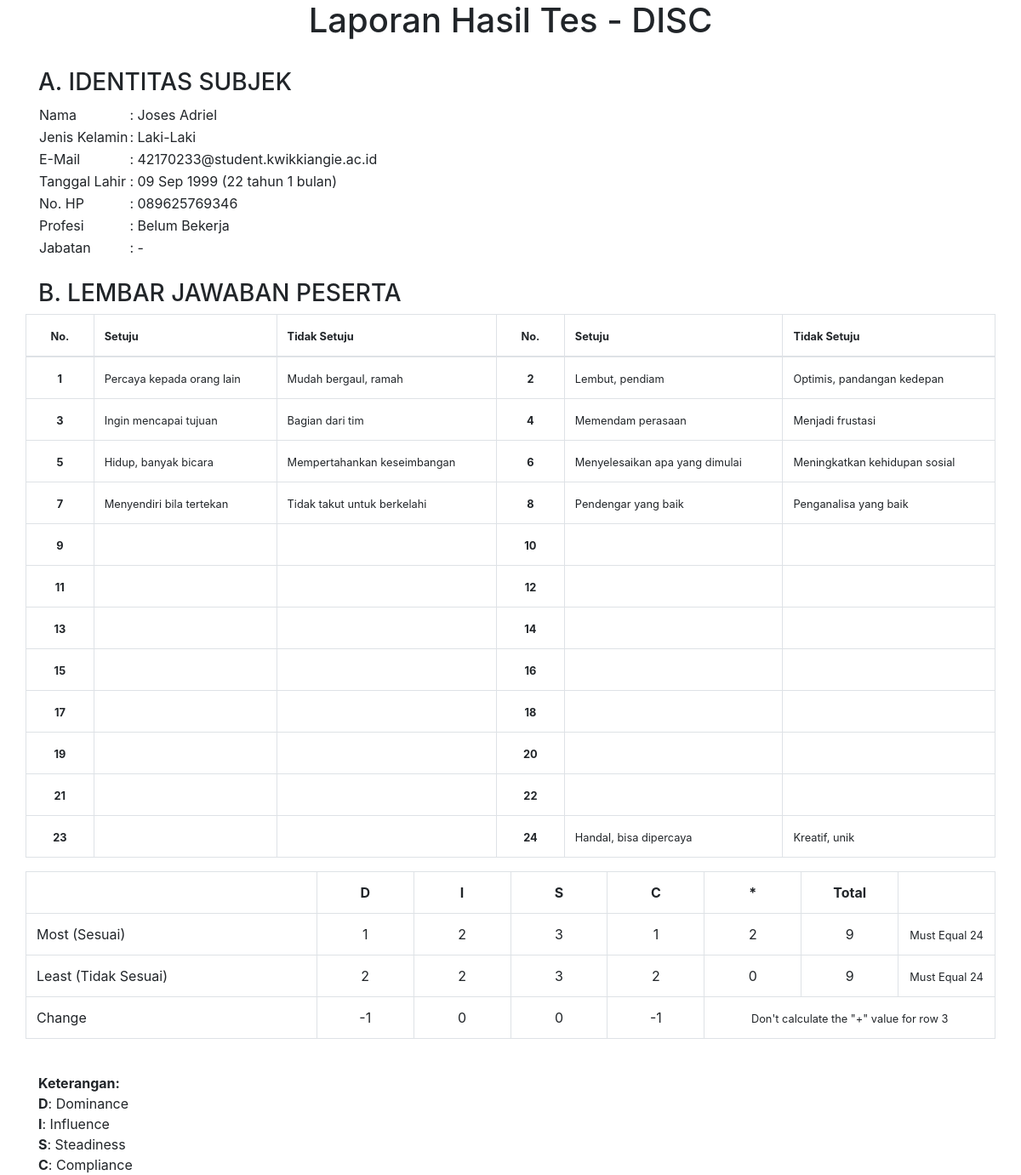
Page /admin/laporan-disc.php?id=1 on the committed database.
### tables this page shows
CREATE TABLE `tbl_user` (
  `id_user` int(11) NOT NULL,
  `nama` varchar(25) NOT NULL,
  `email` varchar(40) NOT NULL,
  `noHp` varchar(14) NOT NULL,
  `password` varchar(35) NOT NULL,
  `acara` int(11) NOT NULL,
  `keperluan` enum('Individu','Perusahaan') NOT NULL,
  `perusahaan` varchar(75) NOT NULL,
  `gender` enum('Laki-Laki','Perempuan') NOT NULL,
  `profesi` enum('Entrepreneur','Karyawan','Guru','Belum Bekerja') NOT NULL,
  `jabatan` varchar(15) NOT NULL DEFAULT '-',
  `pendidikan_terakhir` enum('SD','SMP','SMA','S1','S2','S3') NOT NULL,
  `tgl_lahir` date NOT NULL,
  `tgl_daftar` datetime NOT NULL DEFAULT current_timestamp(),
  `status` enum('Belum Aktif','Aktif') NOT NULL DEFAULT 'Belum Aktif'
);

CREATE TABLE `soal_disc` (
  `id_soal` int(11) NOT NULL,
  `pernyataan_1` text NOT NULL,
  `pernyataan_2` text NOT NULL,
  `pernyataan_3` text NOT NULL,
  `pernyataan_4` text NOT NULL,
  `s_1` enum('S','I','D','C','#') NOT NULL,
  `s_2` enum('S','I','D','C','#') NOT NULL,
  `s_3` enum('S','I','D','C','#') NOT NULL,
  `s_4` enum('S','I','D','C','#') NOT NULL,
  `ts_1` enum('S','I','D','C','#') NOT NULL,
  `ts_2` enum('S','I','D','C','#') NOT NULL,
  `ts_3` enum('S','I','D','C','#') NOT NULL,
  `ts_4` enum('S','I','D','C','#') NOT NULL
);

### admin/laporan-disc.php (the view, shortened to what this page needs)
<?php
include("../koneksi.php");
?>
<!DOCTYPE html>
<html lang="en">
<head>
    <link rel="stylesheet" href="https://maxcdn.bootstrapcdn.com/bootstrap/4.0.0/css/bootstrap.min.css">
</head>
<body>
    <div class="container">
        <?php
        if (isset($_GET['id'])) {
            $getUser = mysqli_query($db, "SELECT * FROM `tbl_user` WHERE id_user = '$_GET[id]'");
            if (mysqli_num_rows($getUser) > 0) {
                $user = mysqli_fetch_array($getUser);
                $bday = new DateTime($user['tgl_lahir']);
                $today = new Datetime(date('Y-m-d'));
                $diff = $today->diff($bday);
                $getSoal = mysqli_query($db, "SELECT * FROM `soal_disc`");
                $result = array();
                $i = 1;
                while ($soal = mysqli_fetch_array($getSoal)) {
                    $result[$i] = array(
                        'id_soal' => $soal['id_soal'],
                        'pernyataan1' => $soal['pernyataan_1'],
                        'pernyataan2' => $soal['pernyataan_2'],
                        'pernyataan3' => $soal['pernyataan_3'],
                        'pernyataan4' => $soal['pernyataan_4'],
                        'setuju' => null,
                        'tidak_setuju' => null
                    );
                    $i++;
                }
                $getJawaban = mysqli_query($db, "SELECT * FROM `jawaban_disc` WHERE `id_user` = '$_GET[id]'");
                if (mysqli_num_rows($getJawaban) > 0) {
                    while ($jawaban = mysqli_fetch_array($getJawaban)) {
                        for ($i = 1; $i <= count($result); $i++) {
                            if ($result[$i]['id_soal'] == $jawaban['id_soal']) {
                                $result[$i]['setuju'] = $jawaban['setuju'];
                                $result[$i]['tidak_setuju'] = $jawaban['tidak_setuju'];
                            }
                        }
                    }
                }
        ?>
                <center>
                    <h1>Laporan Hasil Tes - DISC</h1>
                </center>
                <br />
                <h3>A. IDENTITAS SUBJEK</h3>
                <table border="0">
                    <tr>
                        <td>Nama</td>
                        <td>: <?= $user['nama'] ?></td>
                    </tr>
                    <tr>
                        <td>Jenis Kelamin</td>
                        <td>: <?= $user['gender'] ?></td>
                    </tr>
                    <tr>
                        <td>E-Mail</td>
                        <td>: <?= $user['email'] ?></td>
                    </tr>
                    <tr>
                        <td>Tanggal Lahir</td>
                        <td>: <?= date("d M Y", strtotime($user['tgl_lahir'])) . " (" . $diff->y . " tahun " . $diff->m . " bulan" . ")" ?></td>
                    </tr>
                    <tr>
                        <td>No. HP</td>
                        <td>: <?= $user['noHp'] ?></td>
                    </tr>
                    <tr>
                        <td>Profesi</td>
                        <td>: <?= $user['profesi'] ?></td>
                    </tr>
                    <tr>
                        <td>Jabatan</td>
                        <td>: <?= $user['jabatan'] ?></td>
                    </tr>
                </table><br />
                <h3>B. LEMBAR JAWABAN PESERTA</h3>
                <div class="row">
                    <table class="table table-bordered">
                        <thead>
                            <td width="7%" class="text-center"><small><b>No.</b></small></td>
                            <td><small><b>Setuju</b></small></td>
                            <td><small><b>Tidak Setuju</b></small></td>
                            <td width="7%" class="text-center"><small><b>No.</b></small></td>
                            <td><small><b>Setuju</b></small></td>
                            <td><small><b>Tidak Setuju</b></small></td>
                        </thead>
                        <?php
                        $nomorAwal = 1;
                        for ($i = 1; $i <= 12; $i++) {
                            echo "<tr>";
                            for ($j = 0; $j < 2; $j++) {
                        ?>
                                <td class="text-center"><small><b><?= $result[$nomorAwal + $j]['id_soal'] ?></b></small></td>
                                <td><small><?= $result[$nomorAwal + $j]['setuju'] ?></small></td>
                                <td><small><?= $result[$nomorAwal + $j]['tidak_setuju'] ?></small></td>
                        <?php
                            }
                            $nomorAwal += 2;
                            echo "<tr>";
                        }
                        ?>
                    </table>
                </div>
                <div class="row">
                    <?php
                    $getData = mysqli_query($db, "SELECT * FROM `jawaban_disc` INNER JOIN `soal_disc` ON jawaban_disc.id_soal = soal_disc.id_soal WHERE jawaban_disc.id_user = '$_GET[id]'");
                    $sS = 0;
                    $sD = 0;
                    $sI = 0;
                    $sC = 0;
                    $sSimbol = 0;
                    $tsS = 0;
                    $tsD = 0;
                    $tsI = 0;
                    $tsC = 0;
                    $tsSimbol = 0;
                    if (mysqli_num_rows($getData) > 0) {
                        while ($data = mysqli_fetch_array($getData)) {
                            if ($data['setuju'] == $data['pernyataan_1']) {
                                if ($data['s_1'] == 'S') $sS++;
                                else if ($data['s_1'] == 'D') $sD++;
                                else if ($data['s_1'] == 'I') $sI++;
                                else if ($data['s_1'] == 'C') $sC++;
                                else if ($data['s_1'] == '#') $sSimbol++;
                            } else if ($data['setuju'] == $data['pernyataan_2']) {
                                if ($data['s_2'] == 'S') $sS++;
                                else if ($data['s_2'] == 'D') $sD++;
                                else if ($data['s_2'] == 'I') $sI++;
                                else if ($data['s_2'] == 'C') $sC++;
                                else if ($data['s_2'] == '#') $sSimbol++;
                            } else if ($data['setuju'] == $data['pernyataan_3']) {
                                if ($data['s_3'] == 'S') $sS++;
                                else if ($data['s_3'] == 'D') $sD++;
                                else if ($data['s_3'] == 'I') $sI++;
                                else if ($data['s_3'] == 'C') $sC++;
                                else if ($data['s_3'] == '#') $sSimbol++;
                            } else if ($data['setuju'] == $data['pernyataan_4']) {
                                if ($data['s_4'] == 'S') $sS++;
                                else if ($data['s_4'] == 'D') $sD++;
                                else if ($data['s_4'] == 'I') $sI++;
                                else if ($data['s_4'] == 'C') $sC++;
                                else if ($data['s_4'] == '#') $sSimbol++;
                            }
                            if ($data['tidak_setuju'] == $data['pernyataan_1']) {
                                if ($data['ts_1'] == 'S') $tsS++;
                                else if ($data['ts_1'] == 'D') $tsD++;
                                else if ($data['ts_1'] == 'I') $tsI++;
                                else if ($data['ts_1'] == 'C') $tsC++;
                                else if ($data['ts_1'] == '#') $tsSimbol++;
                            } else if ($data['tidak_setuju'] == $data['pernyataan_2']) {
                                if ($data['ts_2'] == 'S') $tsS++;
                                else if ($data['ts_2'] == 'D') $tsD++;
                                else if ($data['ts_2'] == 'I') $tsI++;
                                else if ($data['ts_2'] == 'C') $tsC++;
                                else if ($data['ts_2'] == '#') $tsSimbol++;
                            } else if ($data['tidak_setuju'] == $data['pernyataan_3']) {
                                if ($data['ts_3'] == 'S') $tsS++;
                                else if ($data['ts_3'] == 'D') $tsD++;
                                else if ($data['ts_3'] == 'I') $tsI++;
                                else if ($data['ts_3'] == 'C') $tsC++;
                                else if ($data['ts_3'] == '#') $tsSimbol++;
                            } else if ($data['tidak_setuju'] == $data['pernyataan_4']) {
                                if ($data['ts_4'] == 'S') $tsS++;
                                else if ($data['ts_4'] == 'D') $tsD++;
                                else if ($data['ts_4'] == 'I') $tsI++;
                                else if ($data['ts_4'] == 'C') $tsC++;
                                else if ($data['ts_4'] == '#') $tsSimbol++;
                            }
                        }
                    }
                    ?>
                    <table class="table table-bordered">
                        <tr>
                            <th></th>
                            <th class="text-center" width="10%">D</th>
                            <th class="text-center" width="10%">I</th>
                            <th class="text-center" width="10%">S</th>
                            <th class="text-center" width="10%">C</th>
                            <th class="text-center" width="10%">*</th>
                            <th class="text-center" width="10%">Total</th>
                            <th width="10%"></th>
                        </tr>
                        <tr>
                            <td>Most (Sesuai)</td>
                            <td class="text-center"><?= $sD ?></td>
                            <td class="text-center"><?= $sI ?></td>
                            <td class="text-center"><?= $sS ?></td>
                            <td class="text-center"><?= $sC ?></td>
                            <td class="text-center"><?= $sSimbol ?></td>
                            <td class="text-center"><?= ($sD + $sI + $sS + $sC + $sSimbol) ?></td>
                            <td class="text-center"><small>Must Equal 24</small></td>
                        </tr>
                        <tr>
                            <td>Least (Tidak Sesuai)</td>
                            <td class="text-center"><?= $tsD ?></td>
                            <td class="text-center"><?= $tsI ?></td>
                            <td class="text-center"><?= $tsS ?></td>
                            <td class="text-center"><?= $tsC ?></td>
                            <td class="text-center"><?= $tsSimbol ?></td>
                            <td class="text-center"><?= ($tsD + $tsI + $tsS + $tsC + $tsSimbol) ?></td>
                            <td class="text-center"><small>Must Equal 24</small></td>
                        </tr>
                        <tr>
                            <td>Change</td>
                            <td class="text-center"><?= $sD - $tsD ?></td>
                            <td class="text-center"><?= $sI - $tsI ?></td>
                            <td class="text-center"><?= $sS - $tsS ?></td>
                            <td class="text-center"><?= $sC - $tsC ?></td>
                            <td class="text-center" colspan="3"><small>Don't calculate the "+" value for row 3</small></td>
                        </tr>
                    </table>
                </div>
                <br />
                <b>Keterangan:</b><br />
                <b>D</b>: Dominance<br />
                <b>I</b>: Influence<br />
                <b>S</b>: Steadiness<br />
                <b>C</b>: Compliance<br />
    </div>
</body>
<?php
            }
        }
?>
</html>

### rows in the picture
tbl_user: nama "Joses Adriel", gender "Laki-Laki", email "42170233@student.kwikkiangie.ac.id", tgl_lahir "09 Sep 1999", tgl_lahir "22", tgl_lahir "1", noHp "089625769346", profesi "Belum Bekerja", jabatan "-"
soal_disc: id_soal "1", pernyataan_2 "Percaya kepada orang lain", pernyataan_1 "Mudah bergaul, ramah"
soal_disc: id_soal "2", pernyataan_1 "Lembut, pendiam", pernyataan_2 "Optimis, pandangan kedepan"
soal_disc: id_soal "3", pernyataan_4 "Ingin mencapai tujuan", pernyataan_3 "Bagian dari tim"
soal_disc: id_soal "4", pernyataan_2 "Memendam perasaan", pernyataan_1 "Menjadi frustasi"
soal_disc: id_soal "5", pernyataan_1 "Hidup, banyak bicara", pernyataan_3 "Mempertahankan keseimbangan"
soal_disc: id_soal "6", pernyataan_4 "Menyelesaikan apa yang dimulai", pernyataan_3 "Meningkatkan kehidupan sosial"
soal_disc: id_soal "7", pernyataan_3 "Menyendiri bila tertekan", pernyataan_4 "Tidak takut untuk berkelahi"
soal_disc: id_soal "8", pernyataan_2 "Pendengar yang baik", pernyataan_3 "Penganalisa yang baik"
soal_disc: id_soal "9"
soal_disc: id_soal "10"
soal_disc: id_soal "11"
soal_disc: id_soal "12"
soal_disc: id_soal "13"
soal_disc: id_soal "14"
soal_disc: id_soal "15"
soal_disc: id_soal "16"
soal_disc: id_soal "17"
soal_disc: id_soal "18"
soal_disc: id_soal "19"
soal_disc: id_soal "20"
soal_disc: id_soal "21"
soal_disc: id_soal "22"
soal_disc: id_soal "23"
soal_disc: id_soal "24", pernyataan_1 "Handal, bisa dipercaya", pernyataan_2 "Kreatif, unik"

### other values in the picture
$sD "1"
$sI "2"
$sS "3"
$sC "1"
$sSimbol "2"
$sD + $sI + $sS + $sC + $sSimbol "9"
$tsD "2"
$tsI "2"
$tsS "3"
$tsC "2"
$tsSimbol "0"
$tsD + $tsI + $tsS + $tsC + $tsSimbol "9"
$sD - $tsD "-1"
$sI - $tsI "0"
$sS - $tsS "0"
